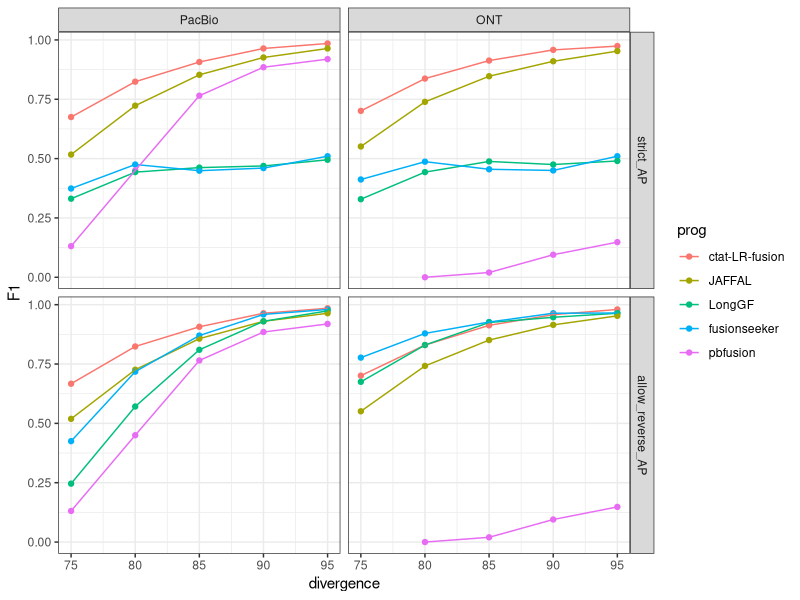
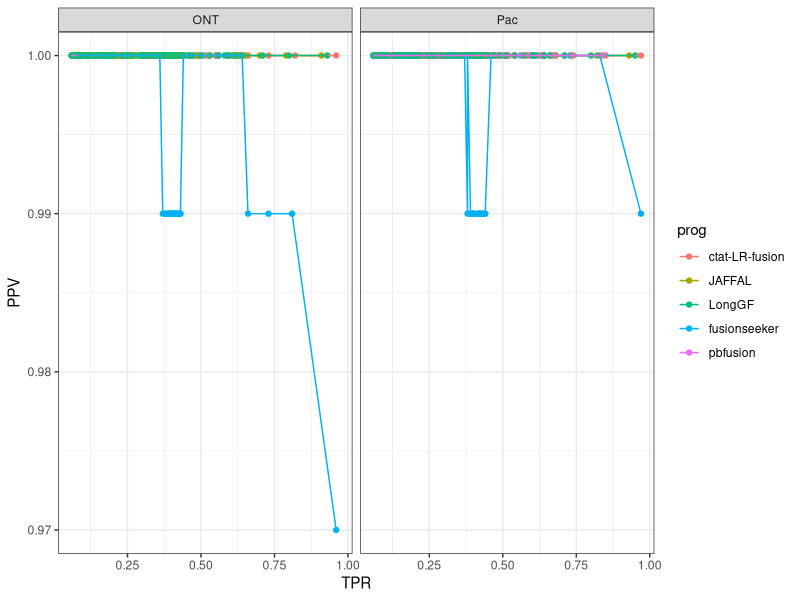
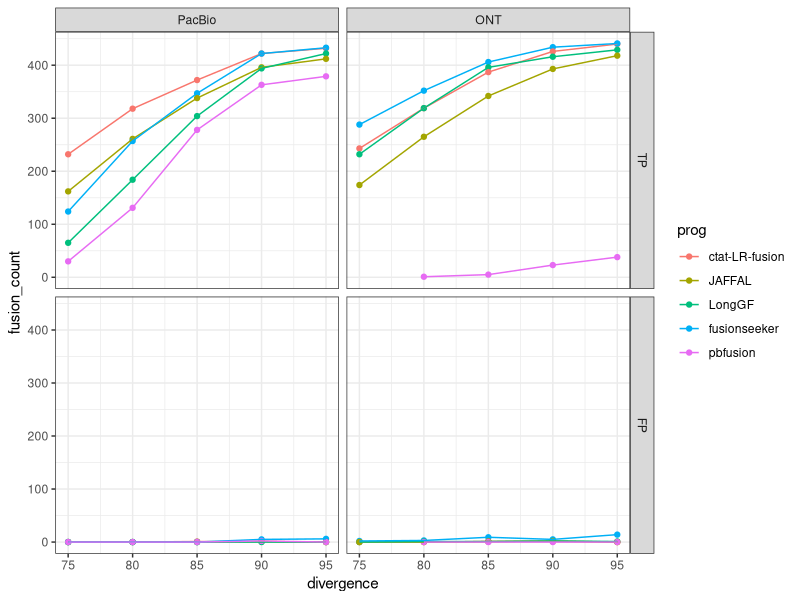
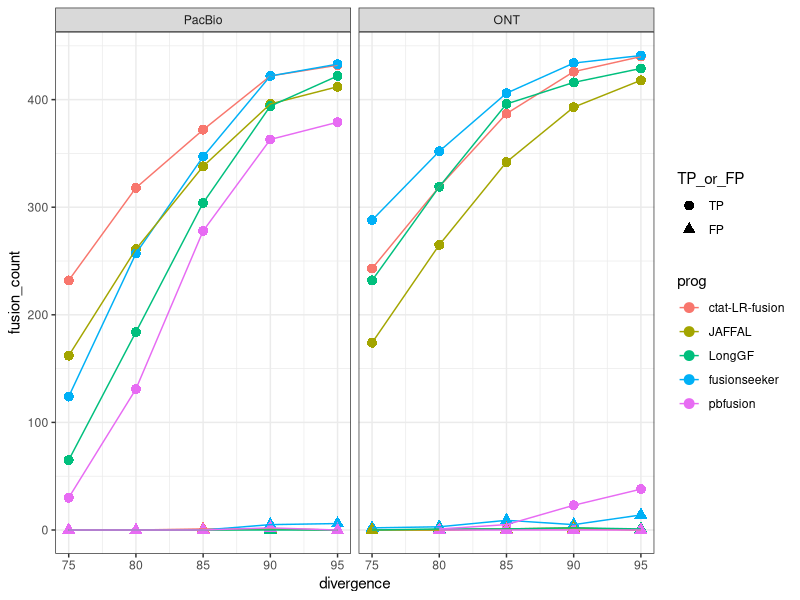
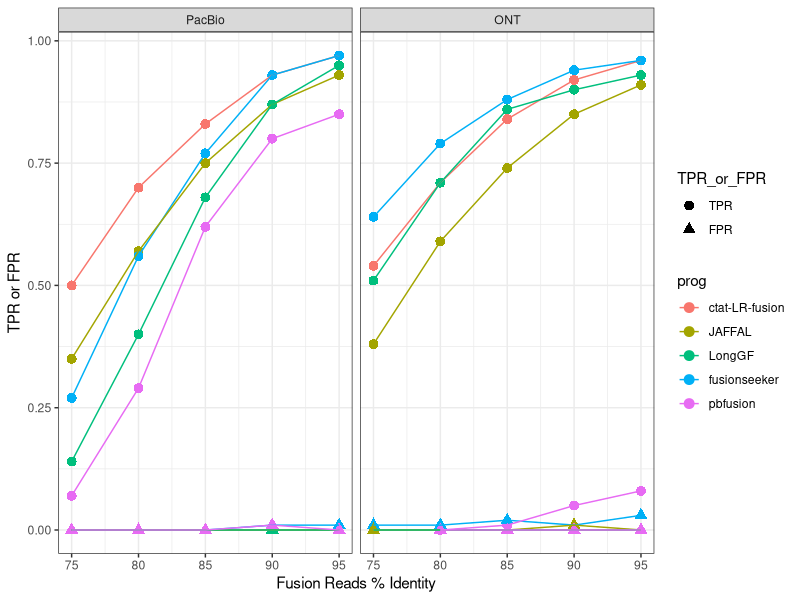
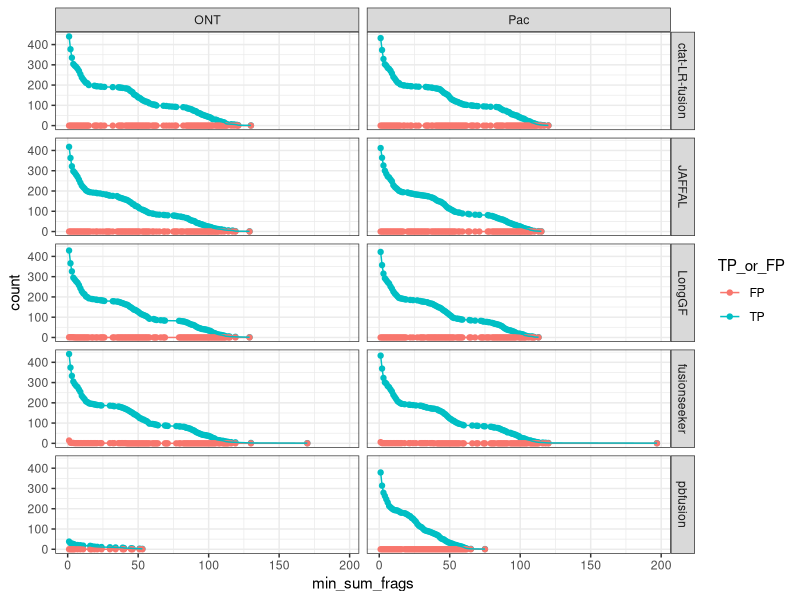
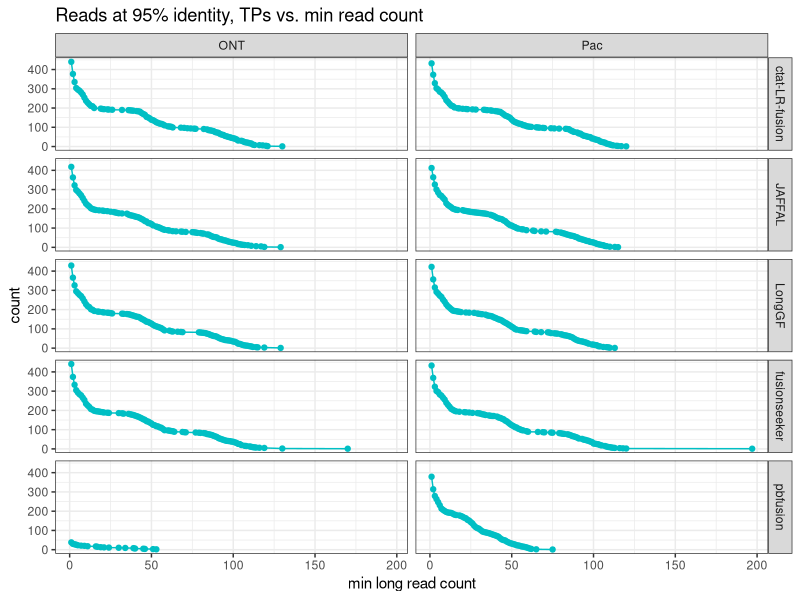
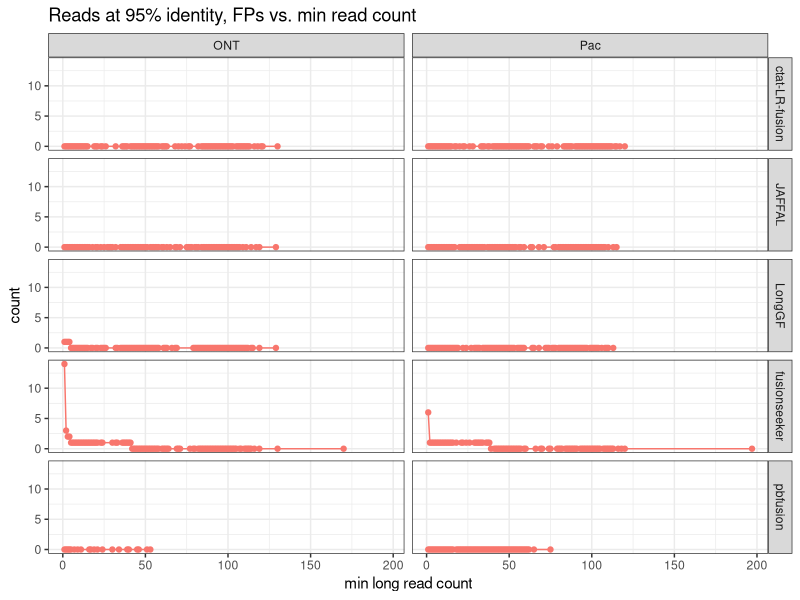

Source code (R) for these figures, in order:
## ---- chunk 1
knitr::opts_chunk$set(echo = TRUE)
library(tidyverse)
## ---- chunk 2

ordered_progs = c('ctat-LR-fusion', 'JAFFAL', 'LongGF', 'fusionseeker', 'pbfusion')

## ---- chunk 3

# parse accuracy statistics from benchmarking:

ROC_strict_results = read.table("data/strict_allow_paralogs.combined_results.ROC.tsv", header=T, sep="\t", stringsAsFactors = F)
ROC_strict_results$analysisType="strict_AP"

ROC_allow_reverse_results = read.table("data/allow_rev_and_paralogs.combined_results.ROC.tsv", header=T, sep="\t", stringsAsFactors = F)
ROC_allow_reverse_results$analysisType="allow_reverse_AP"



ROC_data = bind_rows(ROC_strict_results,
                     ROC_allow_reverse_results)


ROC_data = ROC_data %>% filter(prog %in% ordered_progs)

ROC_data$prog = factor(ROC_data$prog, levels=ordered_progs)


# write supplementary data file
write.table(ROC_data, file="Table_Sx-benchmarking_JAFFAL_sim_badread_fusions.tsv", quote=F, sep="\t", row.names=F)


# extract the maximum F1 value for each program and target data set: 

max_F1_data = ROC_data %>% group_by(analysisType, prog, seqtype, divergence) %>% 
    arrange(desc(F1)) %>% filter(row_number() == 1) %>% ungroup()


# rank programs 

ranked_progs = max_F1_data  %>% group_by(prog) %>% summarize(mean_F1 = mean(F1)) %>% arrange(desc(mean_F1))

#max_F1_data$prog = factor(max_F1_data$prog, levels=ranked_progs$prog)

max_F1_data$analysisType = factor(max_F1_data$analysisType, levels=c('strict_AP', 'allow_reverse_AP'))

max_F1_data = max_F1_data %>% mutate(seqtype = ifelse(seqtype == "Pac", "PacBio", seqtype))


max_F1_data$seqtype = factor(max_F1_data$seqtype, levels=c("PacBio", "ONT"))


## ---- chunk 4

p_F1_linepoint = max_F1_data %>% 
    filter(analysisType %in% c('strict_AP', 'allow_reverse_AP')) %>%
    ggplot() + theme_bw() +
    geom_point(aes(x=divergence, y=F1, color=prog)) +
    geom_line(aes(x=divergence, y=F1, group=prog, color=prog)) +
    facet_grid(vars(analysisType), vars(seqtype))


p_F1_linepoint

## ---- chunk 5

ggsave(p_F1_linepoint, filename="jaffal_simdata_accuracy.F1.paperfig.svg", width=8, height=7)

## ---- chunk 6

ROC_data %>% filter(analysisType == "allow_reverse_AP") %>% 
         filter(divergence == 95) %>%
         filter(TPR > 0.05) %>%
    ggplot(aes(x=TPR, y=PPV)) + geom_point(aes(color=prog)) + 
    geom_line(aes(groups=prog, color=prog)) +
    theme_bw() + 
    facet_wrap(~seqtype)


## ---- chunk 7

max_F1_data %>% 
    filter(analysisType == "allow_reverse_AP") %>%
    select(seqtype, divergence, prog, TP, FP) %>% filter(prog=='LongGF') %>%
    gather(key = TP_or_FP, value=fusion_count, TP, FP) %>% arrange(seqtype, divergence)

## ---- chunk 8
# show counts of TP and FP

max_F1_data %>% 
    filter(analysisType == "allow_reverse_AP") %>%
    select(seqtype, divergence, prog, TP, FP) %>% 
    gather(key = TP_or_FP, value=fusion_count, TP, FP) %>%
    mutate(TP_or_FP = factor(TP_or_FP, levels=c('TP', 'FP'))) %>%
    ggplot(aes(x=divergence, y=fusion_count)) + theme_bw() +
    geom_point(aes(color=prog)) + geom_line(aes(group=prog, color=prog)) +
    facet_grid(vars(TP_or_FP), vars(seqtype))

## ---- chunk 9

max_F1_data %>% 
    filter(analysisType == "allow_reverse_AP") %>%
    select(seqtype, divergence, prog, TP, FP) %>% 
    gather(key = TP_or_FP, value=fusion_count, TP, FP) %>%
    mutate(TP_or_FP = factor(TP_or_FP, levels=c('TP', 'FP'))) %>%
    mutate(prog_TP_or_FP = paste(prog, TP_or_FP)) %>%
    ggplot(aes(x=divergence, y=fusion_count)) + theme_bw() +
    geom_point(aes(color=prog, shape=TP_or_FP), size=rel(3)) + 
    geom_line(aes(group=prog_TP_or_FP, color=prog)) +
    facet_wrap(~seqtype)


## ---- chunk 10

TPR_or_FPR_plot = max_F1_data %>% 
    filter(analysisType == "allow_reverse_AP") %>%
    mutate(FPR = 1 - PPV) %>%
    select(seqtype, divergence, prog, TPR, FPR) %>% 
    gather(key = TPR_or_FPR, value=fusion_count, TPR, FPR) %>%
    mutate(TPR_or_FPR = factor(TPR_or_FPR, levels=c('TPR', 'FPR'))) %>%
    mutate(prog_TPR_or_FPR = paste(prog, TPR_or_FPR)) %>%
    ggplot(aes(x=divergence, y=fusion_count)) + theme_bw() +
    geom_point(aes(color=prog, shape=TPR_or_FPR), size=rel(3)) + 
    geom_line(aes(group=prog_TPR_or_FPR, color=prog)) +
    facet_wrap(~seqtype) + ylab('TPR or FPR') + xlab("Fusion Reads % Identity")

TPR_or_FPR_plot
## ---- chunk 11

ggsave(TPR_or_FPR_plot, filename="jaffal_simdata_accuracy.TPR_or_FPR_plot.paperfig.svg", width=8, height=4)

## ---- chunk 12

ROC_data %>% filter(analysisType == "allow_reverse_AP") %>% 
         filter(divergence == 95) %>%
         #filter(TPR > 0.05) %>%
         select(seqtype, prog, min_sum_frags, TP, FP) %>% gather(key='TP_or_FP', value='count', TP, FP) %>%
    ggplot(aes(x=min_sum_frags, y=count)) + geom_point(aes(color=TP_or_FP)) + geom_line(aes(groups=prog, color=TP_or_FP)) +
    #geom_line(aes(groups=prog, color=prog)) +
    theme_bw() + 
    # facet_wrap(~seqtype)
    facet_grid(vars(prog), vars(seqtype))


## ---- chunk 13


ROC_data %>% filter(analysisType == "allow_reverse_AP") %>% 
         filter(divergence == 95) %>%
         #filter(TPR > 0.05) %>%
         select(seqtype, prog, min_sum_frags, TP, FP) %>% gather(key='TP_or_FP', value='count', TP, FP) %>%
    filter(TP_or_FP == 'TP') %>%
   
    ggplot(aes(x=min_sum_frags, y=count)) + geom_point(color='#00BFC4') + geom_line(aes(groups=prog), color='#00BFC4') +
    #geom_line(aes(groups=prog, color=prog)) +
    theme_bw() + 
    # facet_wrap(~seqtype)
    facet_grid(vars(prog), vars(seqtype)) + 
    xlab("min long read count") +
    ggtitle("Reads at 95% identity, TPs vs. min read count")


## ---- chunk 14


ROC_data %>% filter(analysisType == "allow_reverse_AP") %>% 
         filter(divergence == 95) %>%
         #filter(TPR > 0.05) %>%
         select(seqtype, prog, min_sum_frags, TP, FP) %>% gather(key='TP_or_FP', value='count', TP, FP) %>%
    filter(TP_or_FP == 'FP') %>%
   
    ggplot(aes(x=min_sum_frags, y=count)) + geom_point(color='#F8766D') + geom_line(aes(groups=prog), color='#F8766D') +
    #geom_line(aes(groups=prog, color=prog)) +
    theme_bw() + 
    # facet_wrap(~seqtype)
    facet_grid(vars(prog), vars(seqtype)) + 
    xlab("min long read count") +
    ggtitle("Reads at 95% identity, FPs vs. min read count")


## ---- chunk 15

# parse accuracy statistics from benchmarking:

PR_AUC_strict_results = read.table("data/strict_allow_paralogs.combined_results.PR_AUC.tsv", header=T, sep="\t", stringsAsFactors = F)
PR_AUC_strict_results$analysisType="strict_AP"

PR_AUC_allow_reverse_results = read.table("data/allow_rev_and_paralogs.combined_results.PR_AUC.tsv", header=T, sep="\t", stringsAsFactors = F)
PR_AUC_allow_reverse_results$analysisType="allow_reverse_AP"



PR_AUC_data = bind_rows(PR_AUC_strict_results,
                        PR_AUC_allow_reverse_results)


PR_AUC_data = PR_AUC_data %>% filter(prog %in% ordered_progs)

PR_AUC_data$prog = factor(PR_AUC_data$prog, levels=ordered_progs)


PR_AUC_data %>% head()
## ---- chunk 16

# rank programs 

ranked_progs = PR_AUC_data  %>% group_by(prog) %>% summarize(mean_AUC = mean(AUC)) %>% arrange(desc(mean_AUC))

#PR_AUC_data$prog = factor(PR_AUC_data$prog, levels=ranked_progs$prog)

PR_AUC_data$analysisType = factor(PR_AUC_data$analysisType, levels=c('strict_AP', 'allow_reverse_AP'))

PR_AUC_data = PR_AUC_data %>% mutate(seqtype = ifelse(seqtype == "Pac", "PacBio", seqtype))


PR_AUC_data$seqtype = factor(PR_AUC_data$seqtype, levels=c("PacBio", "ONT"))


## ---- chunk 17

p_AUC_linepoint = PR_AUC_data %>% 
    filter(analysisType %in% c('strict_AP', 'allow_reverse_AP')) %>%
    ggplot() + theme_bw() +
    geom_point(aes(x=divergence, y=AUC, color=prog)) +
    geom_line(aes(x=divergence, y=AUC, group=prog, color=prog)) +
    facet_grid(vars(analysisType), vars(seqtype))


p_AUC_linepoint

## ---- chunk 18

ggsave(p_AUC_linepoint, filename="jaffal_simdata_accuracy.PR_AUC.paperfig.svg", width=8, height=7)
